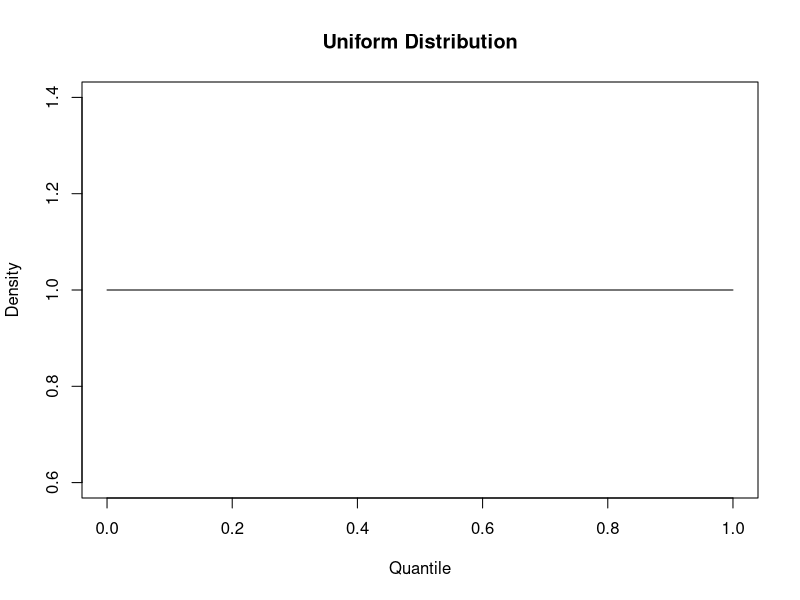
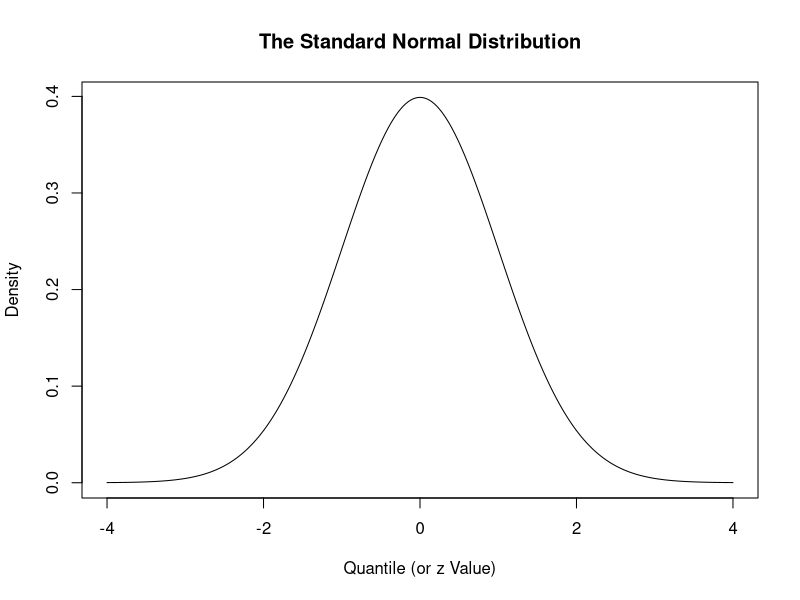
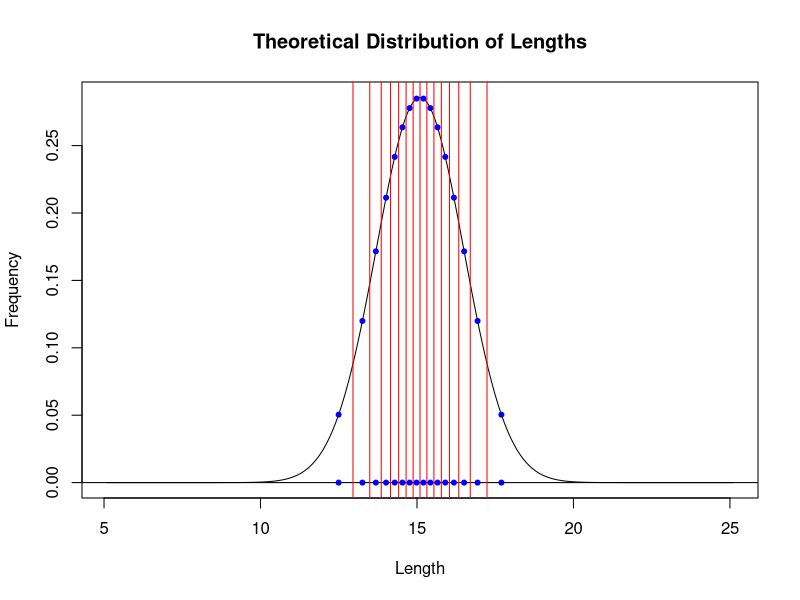
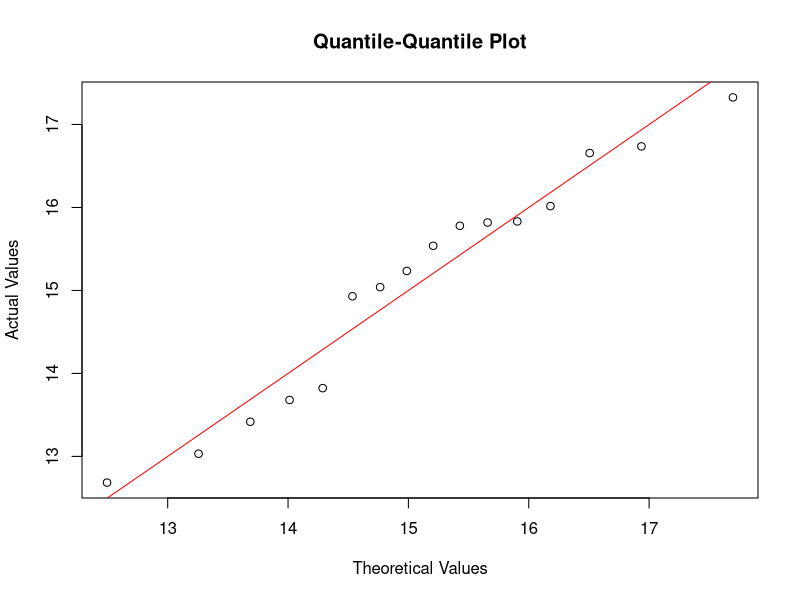
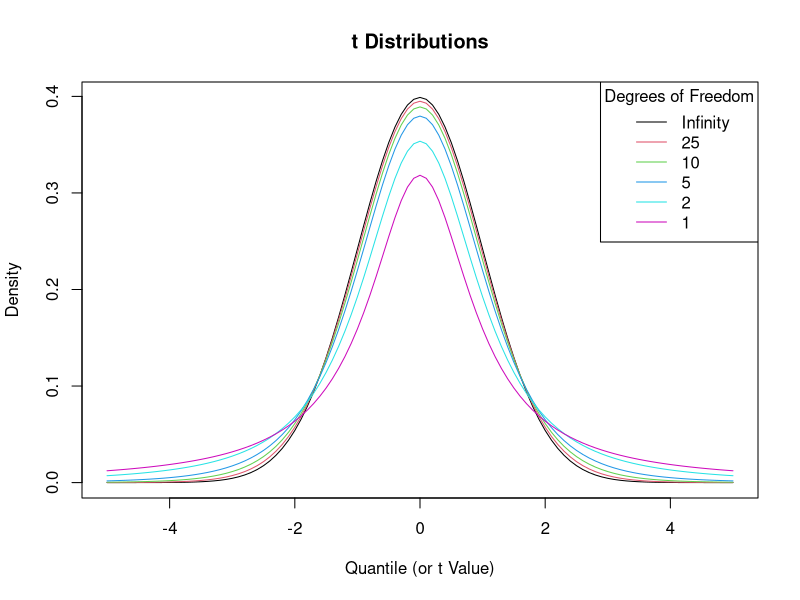
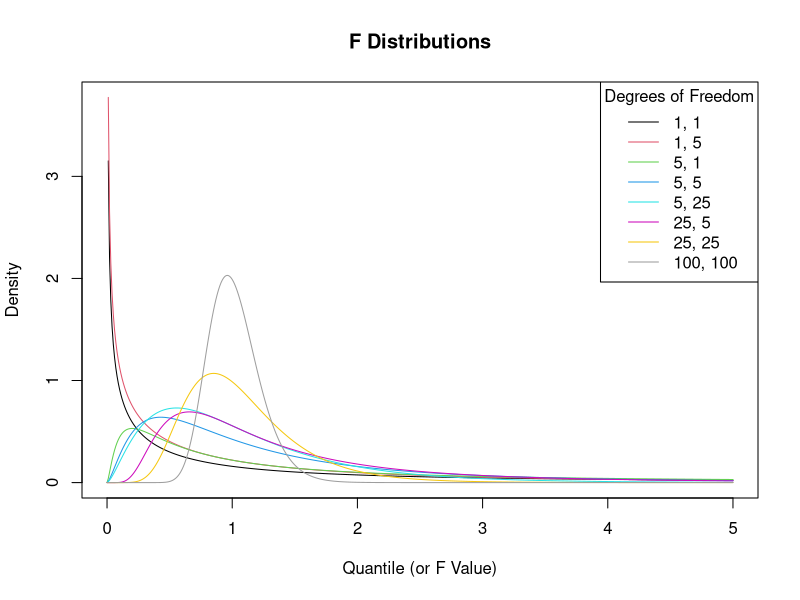
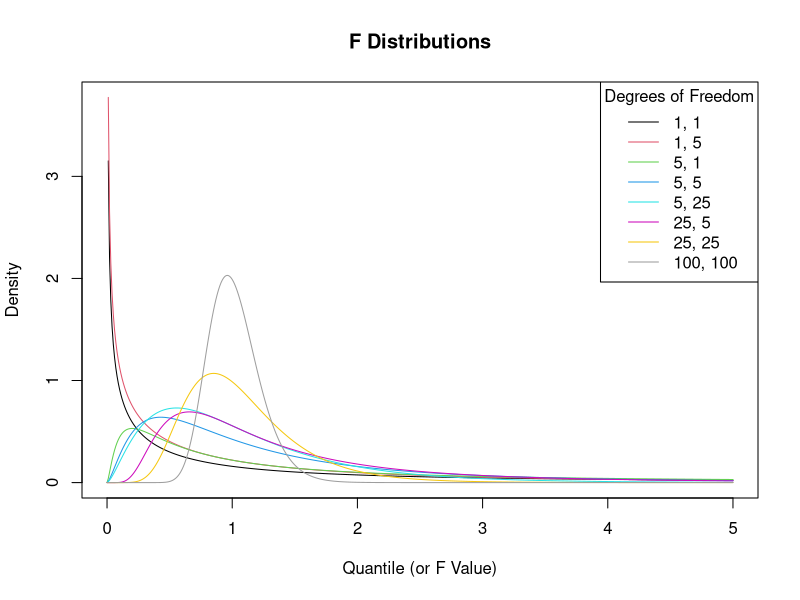
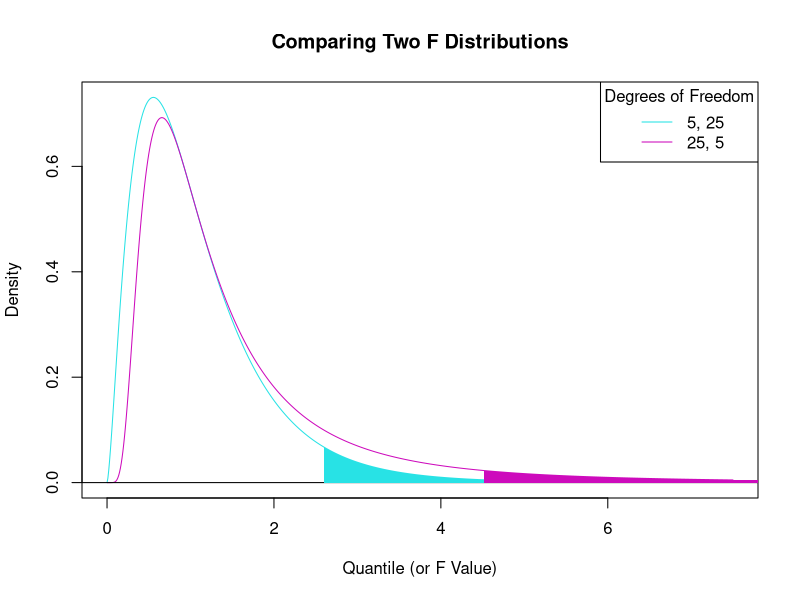

These charts were generated, in order, by the following R code:

# Distributions
# 3-2-2020

# All of these distributions have a total area under
# the curve of one. This is useful because
# probabilities are between 0 and 1. If our data
# follow one of these distributions, we can
# calculate the probability of an observation being
# within a certain range of values based on the
# area under the curve between two x-coordinates.

# The uniform distribution

# Observations from every quantile are equally likely
# under a uniform distribution.

x <- seq(0, 1, 0.01)
Uniform <- dunif(x)
plot(x, Uniform, type = "l", main = "Uniform Distribution",
     xlab = "Quantile", ylab = "Density")

# This distribution isn't too exciting. We'll go over
# density, probability, and quantile functions with the
# normal distribution. Keep in mind that these three
# concepts are applicable to the uniform distribution
# and every other distribution too.

# The normal, or Gaussian, distribution

x <- seq(-4, 4, 0.01)
y <- dnorm(x)
plot(x, y, xlab = "Quantile (or z Value)",
     ylab = "Density",
     main = "The Standard Normal Distribution",
     type = "l")

# The standard normal distribution, or the Z distribution,
# has a mean of 0 and a standard deviation of 1. There are
# many other normal distributions, though, each having
# different means and standard deviations. In other words,
# normal distributions don't have to be centered at zero
# and have a standard deviation of 1. The standard
# normal distribution is a special case of the normal
# distribution for which this is true.

# Normal distributions all have the same area under the
# curve - the area under the curve equals one for all of
# them. This makes it easy to determine probabilities,
# because like these areas under the curve, probabilities
# always sum to one.

# Probability, density, and quantile functions

# All three of these assume the standard normal
# distribution unless you specify otherwise.

# The density function

# You specify the quantile (i.e., the x-value), and
# it returns the density (i.e., the y-value).

dnorm(0)
dnorm(-1.96)
dnorm(50, mean = 48, sd = 2)

# The probability function

# You specify the quantile (i.e., the x-value), and
# it returns the probability (i.e., the area under
# the curve).

pnorm(0)
pnorm(-1.96)
pnorm(0, mean = 1, sd = 5)

# What do these probabilities represent?

# They represent the area under the curve to the left
# of the quantile you specify (in other words, they
# represent the 'lower tail'. If you want to return
# the upper tail, you can do so using another argument.

pnorm(1.96, lower.tail = F)

# This will return the area under the curve to the
# right of the specified quantile.

# The quantile function

# You specify the probability (i.e., the area under the
# curve), and it will return the quantile (i.e., the
# x-value).

qnorm(0.5)
qnorm(0.025)
qnorm(0.025, lower.tail = F)
qnorm(0.01)
qnorm(0.99)

# There is also a random-number-generating function
# that will generate numbers randomly from the normal
# distribution.

rnorm(10)
rnorm(10, 25, 2)

# Converting normally-distributed samples into z scores

# To convert normally-distributed samples into z scores,
# or quantiles from the standard normal distribution,
# we first subtract the mean and then divide by the
# standard deviation.

(Lengths <- rnorm(16, 15, 2.2))
((Lengths - mean(Lengths)) / sd(Lengths))

# This process re-scales your measurements so that the
# mean is zero and the standard deviation is one.

# What is a quantile-quantile plot?

# Let's say you have several measurements that you
# suspect are normally-distributed. We can use the
# 'Lengths' vector we just created.

Lengths

# These measurements have a mean and a standard
# deviation.

(Lengths_Mean <- mean(Lengths))
(Lengths_Standard_Deviation <- sd(Lengths))

# Based on this information, you could construct a
# normal curve that has this mean and this standard
# deviation.

x <- seq(Lengths_Mean - 10, Lengths_Mean + 10, by = 0.1)
y <- dnorm(x, mean = Lengths_Mean, sd = Lengths_Standard_Deviation)
plot(x, y, type = "l", main = "Theoretical Distribution of Lengths",
     xlab = "Length", ylab = "Frequency")
abline(h = 0)

# We have 16 length measurements from this sample.
# Therefore, let's split this curve up into 16
# parts, each part having an equal area under the
# curve.

Area <- 1 / length(Lengths)
for (i in seq_len(length(Lengths) - 1)) {
  abline(v = qnorm(Area * i, mean = Lengths_Mean,
                   sd = Lengths_Standard_Deviation),
         col = "red")
}

# Each of these sections contains it's own median.
# These medians are:

Medians <- NULL
for(i in seq_len(length(Lengths))) {
  Medians[i] <- qnorm(((Area / 2) * ((i * 2) - 1)),
                      mean = Lengths_Mean,
                      sd = Lengths_Standard_Deviation)
}
Medians

# Or, if we look at these on the plot:

points(Medians, dnorm(Medians, mean = Lengths_Mean,
                      sd = Lengths_Standard_Deviation),
       pch = 20, col = "blue")
points(Medians, rep(0, length(Lengths)), pch = 20,
       col = "blue")

# If our measurements truly followed a normal
# distribution that had a mean of

Lengths_Mean

# and a standard deviation of

Lengths_Standard_Deviation

# then our measurements would be exactly these
# medians.

# So, let's plot these medians against our
# measured lengths (after we order them from
# least to greatest).

plot(Medians, sort(Lengths),
     main = "Quantile-Quantile Plot",
     xlab = "Theoretical Values",
     ylab = "Actual Values")
abline(coef = c(0, 1), col = "red")

# This is a quantile-quantile plot. The trendline
# for this plot should be very close to a line
# having a slope of 1 and a y-intercept of 0; if
# it is, then we would say that our measurements
# follow a normal distribution.

# The t distribution

# The t distribution is like the normal distribution,
# but it is based on finite sample sizes (and thus
# degrees of freedom), and thus it is more variable
# than the normal distribution, particularly when
# sample sizes are small.

# A t distribution with infinity degrees of freedom
# is a normal distribution.

x <- seq(-5, 5, 0.1)
Normal <- dnorm(x)
t_Inf <- dt(x, Inf)
all(Normal == t_Inf)
t_25 <- dt(x, 25)
t_10 <- dt(x, 10)
t_5 <- dt(x, 5)
t_2 <- dt(x, 2)
t_1 <- dt(x, 1)
matplot(x, cbind(t_Inf, t_25, t_10, t_5, t_2, t_1),
        type = "l", lty = 1, col = 1:6,
        xlab = "Quantile (or t Value)",
        ylab = "Density", main = "t Distributions")
legend("topright", title = "Degrees of Freedom",
       legend = c("Infinity", "25", "10", "5", "2", "1"),
       col = 1:6, lty = 1)

# The same functions for density, probability, quantile,
# and randomly-generated numbers are available for t
# distributions. In addition to the arguments you had
# to specify for these functions for normal distributions,
# you also have to specify the degrees of freedom.

dt(0, 2)
pt(2, 10)
qt(0.05, 19)

# Celebration of Knowledge # 1:

# Calculate the quantile of an observation that delineates
# the upper 2.5 % of a t distribution with 24 degrees of
# freedom.

qt(0.025, 24, lower.tail = F)
qt(0.975, 24)

# Central Limit Theorem

# No matter what distribution your observations follow,
# if you repeatedly sample a population and calculate
# the means for each of these samples, these means
# will follow a normal distribution.

# This is arguably the most important theorem in all
# of statistics.

# Standard errors are similar to, but different than,
# standard deviations

# The standard error equals the standard deviation
# divided by the square root of the number of
# observations.

# Let's write a function to calculate standard errors
# for us. (R doesn't have a built-in function that
# does this.)

SE_fxn <- function (x) {
  sd(x) / sqrt(length(x))
}

# Here's an example:

# We can use the 'Lengths' vector we created before
# again.

Lengths

# This sample has a standard deviation and a mean.
# (We've already calculated these.)

sd(Lengths)
mean(Lengths)

# The sample's standard error is:

SE_fxn(Lengths)

# Conceptually, the standard error is an estimate
# of how far the sample mean is likely to be from
# the population mean. The more observations you
# take, the more likely the mean you calculate
# will be close to the true population mean.

# Celebration of Knowledge # 2

# When you put error bars on a plot, should you
# use the standard error or the standard
# deviation? Why?

# Answer: you should use twice the standard error.
# This is because if you're trying to show
# differences between groups, it's the means that
# you're trying to prove are different. You don't
# care about individual observations. Furthermore,
# since you probably want to show 95 % confidence
# limits for the mean, you'd multiple the standard
# error by 2. Why? It's because 2 is very close to
# the z score that delineates p = 0.025 in each tail.

qnorm(0.025, lower.tail = F)

# The F distribution

# The F distribution is a ratio of variances.

# Variances are always positive because they are
# calculated as the sums of squared residuals divided
# by the number of observations. Therefore, the
# F distribution cannot be negative since it is the
# ratio of two positive numbers.

x <- seq(0, 5, 0.01)
F_1_1 <- df(x, 1, 1)
F_1_5 <- df(x, 1, 5)
F_5_1 <- df(x, 5, 1)
F_5_5 <- df(x, 5, 5)
F_5_25 <- df(x, 5, 25)
F_25_5 <- df(x, 25, 5)
F_25_25 <- df(x, 25, 25)
F_100_100 <- df(x, 100, 100)
matplot(x, cbind(F_1_1, F_1_5, F_5_1, F_5_5, F_5_25,
                 F_25_5, F_25_25, F_100_100),
        type = "l", lty = 1, col = 1:8,
        xlab = "Quantile (or F Value)", ylab = "Density",
        main = "F Distributions")
legend("topright", title = "Degrees of Freedom",
       legend = c("1, 1", "1, 5", "5, 1", "5, 5",
                  "5, 25", "25, 5", "25, 25", "100, 100"),
       col = 1:8, lty = 1)

# There are two degrees of freedom associated with
# each F distribution. The first is for the numerator
# and the second is for the denominator.

# When we perform an analysis of variance, we look at
# the ratio of between-group variance to within-
# group variance. Thus, the first degrees of freedom
# corresponds with the between-group variance, and
# the second corresponds with the within-group
# variance.

# Using an F distribution with 20 and 21 degrees of
# freedom, calculate the quantile where p = 0.025
# for both the upper and the lower tail. Why are
# these numbers different? They were the same (albeit
# with a different sign) for the normal distribution.

qf(0.025, 20, 21)
qf(0.025, 20, 21, lower.tail = F)

# Celebration of Knowledge # 3

# When performing an analysis of variance, you want
# to know if the variance between groups is
# significantly greater than the variance within
# groups.

# The F distribution is not symmetrical like the
# other distributions we've seen so far.

# Why is it important to make sure that you're looking
# at the upper, and not the lower, tail of the
# distribution when you calculate your critical F
# value?

# Answer: because the between-group variance is the
# numerator of the F statistic, and the within-group
# variance is the denominator of the F statistic.
# Because of this, if the between-group variance is
# significantly greater than the within-group variance,
# you'll be dealing with a ratio that's greater than
# one (remember, the between-group variance is the
# numerator), and thus you will be dealing with the
# upper, not the lower, tail.

# Let's look at this graph again:

matplot(x, cbind(F_1_1, F_1_5, F_5_1, F_5_5, F_5_25,
                 F_25_5, F_25_25, F_100_100),
        type = "l", lty = 1, col = 1:8,
        xlab = "Quantile (or F Value)", ylab = "Density",
        main = "F Distributions")
legend("topright", title = "Degrees of Freedom",
       legend = c("1, 1", "1, 5", "5, 1", "5, 5", "5, 25",
                  "25, 5", "25, 25", "100, 100"), col = 1:8,
       lty = 1)

# Let's zoom in on the turquoise and fuschia curves.

x <- seq(0, 7.5, 0.01)
F_5_25 <- df(x, 5, 25)
F_25_5 <- df(x, 25, 5)
matplot(x, cbind(F_5_25, F_25_5), type = "l", lty = 1,
        col = 5:6, xlab = "Quantile (or F Value)",
        ylab = "Density", main = "Comparing Two F Distributions")
legend("topright", title = "Degrees of Freedom",
       legend = c("5, 25", "25, 5"), col = 5:6, lty = 1)
abline(h = 0)

# The fuschia curve represents an F test where there
# were 6 groups and 26 observations in each group
# (hence the 5 and 25 degrees of freedon). Thus, we
# have lots of observations within each group, and our
# standard errors will be smaller. Therefore, group
# means don't have to be far apart to be significantly
# different.

# On the other hand, the turquoise curve represents
# an F test where there were 26 groups and 6
# observations within each group. Thus, we have fewer
# observations in each group, and our standard errors
# will be larger, meaning that group means will have
# to be relatively far apart to be significantly
# different.

# What does this mean in relation to the curves on the
# plot?

# Look at the upper tails. Notice that the fuschia
# curve is above the turquoise curve in the upper tail.
# The turquoise curve approaches zero much more quickly
# than the fuschia curve. Imagine finding the quantile,
# or F value, that delineates p = 0.025 in both of the
# upper tails. This F value would be greater for the
# fuschia curve.

polygon(x = c(qf(0.05, 5, 25, lower.tail = F),
              x[findInterval(qf(0.05, 5, 25, lower.tail = F),
                             x):length(x)], length(x)),
        y = c(0, F_5_25[findInterval(qf(0.05, 5, 25, lower.tail = F),
                                     x):length(F_5_25)], 0), col = 5,
        border = NA)
polygon(x = c(qf(0.05, 25, 5, lower.tail = F),
              x[findInterval(qf(0.05, 25, 5, lower.tail = F),
                             x):length(x)], length(x)),
        y = c(0, F_25_5[findInterval(qf(0.05, 25, 5, lower.tail = F),
                                     x):length(F_25_5)], 0), col = 6,
        border = NA)

# Therefore, when you have more observations in each
# group, it's easier to find significant differences
# between groups: the ratio of between-group variance
# to within-group variance must be

qf(0.05, 25, 5, lower.tail = F)

# 4.52 to confidently state that that there are
# differences between groups when you only have 6
# observations within each group and 26 groups, but the
# ratio of between-group variance to within-group
# variance only needs to be

qf(0.05, 5, 25, lower.tail = F)

# 2.60 to confidently state that that there are
# differences between groups when you have 26
# observations within each group and 6 groups.

# The chi-squared distribution

# Let's start with an example. We want to know
# if a 6-sided die is fair, so we roll it 96
# times. If it were fair, each side would, in
# theory, be rolled up 16 times. In practice,
# though, this doesn't always happen. Let's
# pretend that we rolled this die 96 times
# and got the following results:

Number <- 1:6
Expected <- rep(16, 6)
Observed_1 <- c(13, 10, 22, 18, 19, 14)
(Die_Data_1 <- data.frame(Number = Number,
                          Expected = Expected,
                          Observed = Observed_1))

# Based on the data we got, how sure are we that
# this die is fair? It seemed to preferentially
# result in a 3, a 4, and a 5.

# To answer this question, we will use a chi-
# square test.

# Let's first calculate the square of the
# differences between the observed and the
# expected values, relativized by the
# expected values.

Die_Data_1$Chi_Square <- with(Die_Data_1,
                              ((Observed - Expected) / Expected) ^ 2)

# Our chi-square test statistic is simply the
# sum of these values.

(Chi_Square_Test_Statistic_1 <- sum(Die_Data_1$Chi_Square))

# Let's look at the chi-square distribution for
# this test, which has 5 degrees of freedom.

x <- seq(0, 20, by = 0.1)
y <- dchisq(x, 5)
plot(x, y, type = "l",
     main = "Chi-Square Distribution\nfor 5 Degrees of Freedom",
     xlab = expression(paste("Quantile, or ", chi ^ 2)),
     ylab = "Density")
abline(h = 0)

# Let's plot the chi-square test statistic we got
# on this plot.

abline(v = Chi_Square_Test_Statistic_1, col = 2)

# Clearly, this line is nowhere near the upper
# tail of this distribution, so it is very
# unlikely that this die is not fair.

# Just to be totally clear, let's plot the
# region on this distribution that corresponds
# to a probability of 0.05 in the upper tail.

polygon(x = c(qchisq(0.05, 5, lower.tail = F),
              x[findInterval(qchisq(0.05, 5, lower.tail = F),
                             x):length(x)], length(x)),
        y = c(0, y[findInterval(qchisq(0.05, 5, lower.tail = F),
                                x):length(y)], 0), col = 3,
        border = NA)

# It's pretty obvious that our calculated chi-
# square test statistic does not fall in this
# shaded region, so we can confidently say that
# this die is fair. Our chi-square test statistic
# is very small, which means that our observed
# values were not very different from our
# expected values. In fact, there is a 0.4 %
# chance that this die isn't fair:

pchisq(Chi_Square_Test_Statistic_1, 5)

# To figure this out, I just calculated the area
# under this chi-square distribution to the left
# of our calculated chi-square test statistic.

# What if we ran this test and got very different
# results?

Number <- 1:6
Expected <- rep(16, 6)
Observed_2 <- c(3, 3, 4, 5, 2, 79)
(Die_Data_2 <- data.frame(Number = Number,
                          Expected = Expected,
                          Observed = Observed_2))

# Clearly, this die favors the number 6.

Die_Data_2$Chi_Square <- with(Die_Data_2,
                              ((Observed - Expected) / Expected) ^ 2)
(Chi_Square_Test_Statistic_2 <- sum(Die_Data_2$Chi_Square))

# Let's check out what this looks like graphically.

x <- seq(0, 20, by = 0.1)
y <- dchisq(x, 5)
plot(x, y, type = "l",
     main = "Chi-Square Distribution\nfor 5 Degrees of Freedom",
     xlab = "Quantile", ylab = "Density")
abline(h = 0)
abline(v = Chi_Square_Test_Statistic_2, col = 2)
polygon(x = c(qchisq(0.05, 5, lower.tail = F),
              x[findInterval(qchisq(0.05, 5, lower.tail = F),
                             x):length(x)], length(x)),
        y = c(0, y[findInterval(qchisq(0.05, 5, lower.tail = F),
                                x):length(y)], 0), col = 3,
        border = NA)

# We can confidently say that this die is not
# fair. The chi-square test statistic is large,
# meaning that observed and expected values are
# very different. In fact, there is a 99.8 % 
# percent chance that this die isn't fair:

pchisq(Chi_Square_Test_Statistic_2, 5)

# To figure this out, I just calculated the area
# under this chi-square distribution to the left
# of our calculated chi-square test statistic.

# If you haven't noticed yet, the same types of
# functions are available for this distribution.

dchisq(2, 9)
pchisq(10, 5, lower.tail = F)
qchisq(0.05, 11)
rchisq(20, 14)

# Contingency tables

# If we studied graduate student use of Dimond
# Library, we might have collected data that look
# like these data.

Never <- c(42, 76)
Once_a_Semester <- c(11, 31)
Once_a_Week <- c(22, 9)
Every_Day <- c(24, 3)
Contingency_Table <- data.frame(Never = Never,
                                Once_a_Semester = Once_a_Semester,
                                Once_a_Week = Once_a_Week,
                                Every_Day = Every_Day)
rownames(Contingency_Table) <- c("Masters", "Doctoral")
View(Contingency_Table)

# We can calculate row and column sums to look
# at library usage within groups and across
# groups.

Contingency_Table$Total <- rowSums(Contingency_Table)
Contingency_Table <- rbind(Contingency_Table,
                           colSums(Contingency_Table))
rownames(Contingency_Table)[nrow(Contingency_Table)] <- "Total"
View(Contingency_Table)

# You could imagine a more complicated
# contingency table that could be three-
# dimensional if we also broke the data down
# by which program or college these graduate
# students were in.

# For now, let's run a chi-square test to see
# if anything interesting is going on with this
# data.

# We have our observed values, but the next
# question is: what do we use for expected values?

# There's a neat trick we can do using row and
# column sums, and using the total number of
# participants, to generate expected values.
# Here's the formula:

# Expected value =
# (row sum * column sum) / total number of participants

# For example, the expected value for the first
# cell is:

Contingency_Table[nrow(Contingency_Table),
                  1] * Contingency_Table[1,
                                         ncol(Contingency_Table)] / Contingency_Table[nrow(Contingency_Table),
                                                                                      ncol(Contingency_Table)]

# We can generate all of our 'expected' values
# at once like this (after we first get rid of
# the column of row sums and the row of column
# sums - we need to only use the original
# contingency data that only contained observed
# values):

Contingency_Table <- as.matrix(Contingency_Table[seq_len(nrow(Contingency_Table) - 1),
                                                 seq_len(ncol(Contingency_Table) - 1)])
chisq.test(Contingency_Table)$expected

# This function will perform the chi-square
# test for us, too:

chisq.test(Contingency_Table)

# Why are there 3 degrees of freedom for this
# chi-square test? There are 8 cells, so
# shouldn't there be 7 degrees of freedom?

# We assign degrees of freedom by rows and by
# columns. Since there are 2 rows, there is 1
# degree of freedom for degree (masters or
# doctoral), and there are 3 degrees of freedom
# for library visit frequency. 3 times 1 equals
# 1; hence, this contingency table has 3 degrees
# of freedom.

# Going beyond

# There are many, many, many different distributions.

# Which one makes the most sense, conceptually, for
# your data?

par(mfrow = c(3, 1))

x <- seq(0, 4, 0.01)
Weibull_1 <- dweibull(x, shape = 1)
Weibull_2 <- dweibull(x, shape = 2)
Weibull_3 <- dweibull(x, shape = 3)
matplot(x, cbind(Weibull_1, Weibull_2, Weibull_3),
        main = "Weibull Distributions", type = "l",
        xlab = "Quantile", ylab = "Density")

x <- seq(0, 4, 0.01)
Lognormal <- dlnorm(x)
plot(x, Lognormal, type = "l",
     main = "Lognormal Distribution",
     xlab = "Quantile", ylab = "Density")

x <- seq(0, 4, 0.01)
Logistic <- dlogis(x)
plot(x, Logistic, type = "l",
     main = "Logistic Distribution",
     xlab = "Quantile", ylab = "Density")

par(mfrow = c(1, 1))
